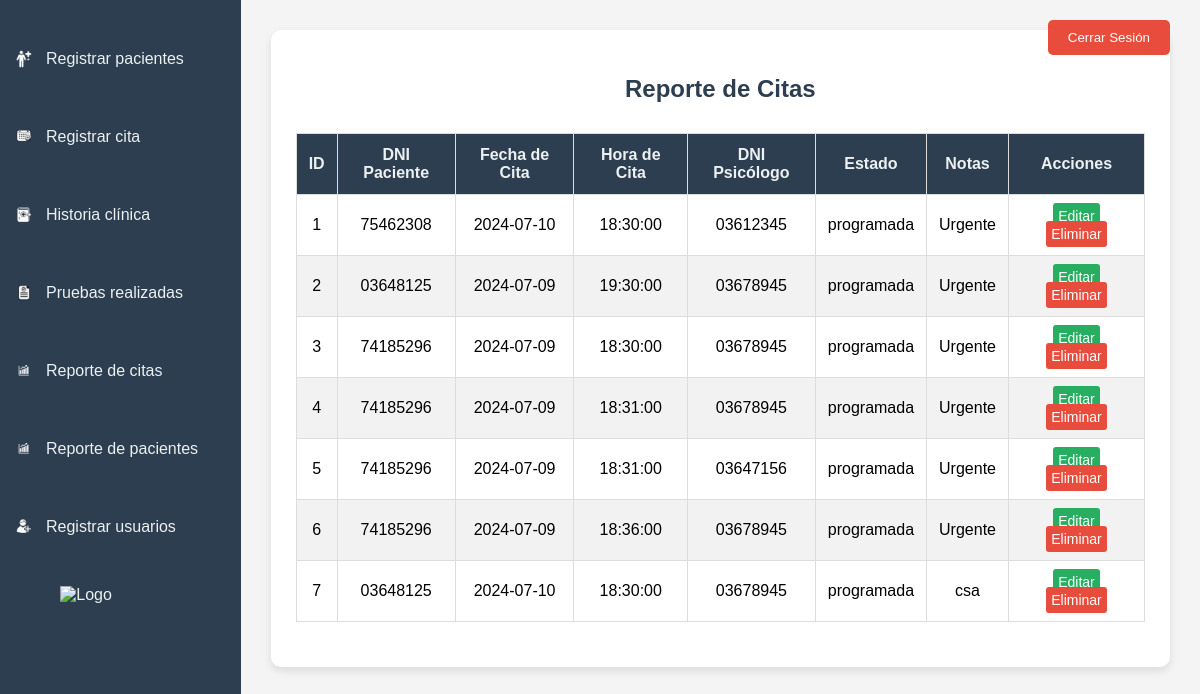
The page /public/reportecitas.php on the database its author committed.
### tables this page shows
CREATE TABLE citas (
  id_cita INT NOT NULL AUTO_INCREMENT,
  dni_paciente VARCHAR(15) NOT NULL,
  fecha_cita DATE NOT NULL,
  hora_cita TIME NOT NULL,
  dni_psicologo VARCHAR(15) NOT NULL,
  estado VARCHAR(50) NOT NULL,
  notas TEXT,
  hora_finalizacion TIME,
  PRIMARY KEY (id_cita),
  KEY dni_paciente (dni_paciente),
  KEY dni_psicologo (dni_psicologo),
  CONSTRAINT citas_fk_paciente FOREIGN KEY (dni_paciente) REFERENCES pacientes (dni),
  CONSTRAINT citas_fk_psicologo FOREIGN KEY (dni_psicologo) REFERENCES usuarios (dni)
);

### public/reportecitas.php (the view, shortened to what this page needs)
<?php
include('../includes/db.php');
$result = $conn->query("SELECT * FROM citas") or die($conn->error);
?>
<!DOCTYPE html>
<html lang="es">
<head>
    <link rel="stylesheet" href="css/reportecitas.css?v=1.3">
</head>
<body>
    <div class="container">
        <div class="sidebar">
            <a href="paciente.php"><img src="img/register_patient.png" alt="Registrar pacientes" class="icon">Registrar pacientes</a>
            <a href="citas.php"><img src="img/register_appointment.png" alt="Registrar cita" class="icon">Registrar cita</a>
            <a href="historiaclinica.php"><img src="img/clinical_history.png" alt="Historia clínica" class="icon">Historia clínica</a>
            <a href="pruebas.php"><img src="img/tests_done.png" alt="Pruebas realizadas" class="icon">Pruebas realizadas</a>
            <a href="reportecitas.php"><img src="img/appointment_report.png" alt="Reporte de citas" class="icon">Reporte de citas</a>
            <a href="pacientes.php"><img src="img/appointment_report.png" alt="Reporte de pacientes" class="icon">Reporte de pacientes</a>
            <a href="usuarios.php"><img src="img/register_user.png" alt="Registrar usuarios" class="icon">Registrar usuarios</a>
            <img src="img/Logo.png" alt="Logo" class="logo">
        </div>
        <div class="main-content">
            <button class="logout-button" onclick="location.href='logout.php'">Cerrar Sesión</button>
            <div class="form-container">
                <h2>Reporte de Citas</h2>
                <table id="citas-table">
                    <thead>
                        <tr>
                            <th>ID</th>
                            <th>DNI Paciente</th>
                            <th>Fecha de Cita</th>
                            <th>Hora de Cita</th>
                            <th>DNI Psicólogo</th>
                            <th>Estado</th>
                            <th>Notas</th>
                            <th>Acciones</th>
                        </tr>
                    </thead>
                    <tbody>
                        <?php while ($row = $result->fetch_assoc()): ?>
                            <tr>
                                <td><?php echo $row['id_cita']; ?></td>
                                <td><?php echo $row['dni_paciente']; ?></td>
                                <td><?php echo $row['fecha_cita']; ?></td>
                                <td><?php echo $row['hora_cita']; ?></td>
                                <td><?php echo $row['dni_psicologo']; ?></td>
                                <td><?php echo $row['estado']; ?></td>
                                <td><?php echo $row['notas']; ?></td>
                                <td class="buttonReport">
                                    <div>
                                        <a href="reportecitas.php?edit=<?php echo $row['id_cita']; ?>" class="edit-button">Editar</a>
                                        <a href="reportecitas.php?delete=<?php echo $row['id_cita']; ?>" class="delete-button" onclick="return confirm('¿Está seguro de eliminar esta cita?');">Eliminar</a>
                                    </div>
                                </td>
                            </tr>
                        <?php endwhile; ?>
                    </tbody>
                </table>
            </div>
        </div>
    </div>
</body>
</html>

### public/css/reportecitas.css (style rules this page uses)
body { font-family: Arial, Helvetica, sans-serif; margin: 0; padding: 0; background-color: #f4f4f4; }
.container { display: flex; height: 100vh; }
.sidebar { width: 250px; background-color: #2c3e50; color: #ecf0f1; display: flex; flex-direction: column; align-items: center; padding-top: 20px; }
.sidebar a { color: #ecf0f1; text-decoration: none; margin: 15px 0; display: flex; align-items: center; padding: 12px; width: 100%; box-sizing: border-box; transition: background-color 0.3s ease; }
.sidebar a img.icon { width: 24px; height: 24px; margin-right: 10px; }
.sidebar img.logo { width: 120px; margin: 20px 0; }
.main-content { flex-grow: 1; padding: 30px; position: relative; }
.logout-button { position: absolute; top: 20px; right: 30px; background-color: #e74c3c; color: white; padding: 10px 20px; border: none; border-radius: 5px; cursor: pointer; transition: background-color 0.3s ease; }
.form-container { background: #ffffff; padding: 25px; border-radius: 10px; box-shadow: 0 4px 8px rgba(0, 0, 0, 0.1); max-width: 900px; margin: auto; }
.form-container h2 { text-align: center; margin-bottom: 30px; color: #2c3e50; }
#citas-table { width: 100%; border-collapse: collapse; margin-bottom: 20px; font-size: 16px; }
#citas-table th, #citas-table td { border: 1px solid #ddd; padding: 12px; text-align: left; }
#citas-table th { background-color: #2c3e50; color: #ecf0f1; text-align: center; }
#citas-table tr:nth-child(even) { background-color: #f2f2f2; }
#citas-table td { text-align: center; }
.edit-button, .delete-button { background-color: #27ae60; color: white; padding: 5px; border: none; border-radius: 3px; cursor: pointer; text-decoration: none; font-size: 14px; margin: 2px; transition: background-color 0.3s ease; }
.delete-button { background-color: #e74c3c; }

### rows shown on the page
citas: id_cita "1", dni_paciente "75462308", fecha_cita "2024-07-10", hora_cita "18:30:00", dni_psicologo "03612345", estado "programada", notas "Urgente"
citas: id_cita "2", dni_paciente "03648125", fecha_cita "2024-07-09", hora_cita "19:30:00", dni_psicologo "03678945", estado "programada", notas "Urgente"
citas: id_cita "3", dni_paciente "74185296", fecha_cita "2024-07-09", hora_cita "18:30:00", dni_psicologo "03678945", estado "programada", notas "Urgente"
citas: id_cita "4", dni_paciente "74185296", fecha_cita "2024-07-09", hora_cita "18:31:00", dni_psicologo "03678945", estado "programada", notas "Urgente"
citas: id_cita "5", dni_paciente "74185296", fecha_cita "2024-07-09", hora_cita "18:31:00", dni_psicologo "03647156", estado "programada", notas "Urgente"
citas: id_cita "6", dni_paciente "74185296", fecha_cita "2024-07-09", hora_cita "18:36:00", dni_psicologo "03678945", estado "programada", notas "Urgente"
citas: id_cita "7", dni_paciente "03648125", fecha_cita "2024-07-10", hora_cita "18:30:00", dni_psicologo "03678945", estado "programada", notas "csa"
